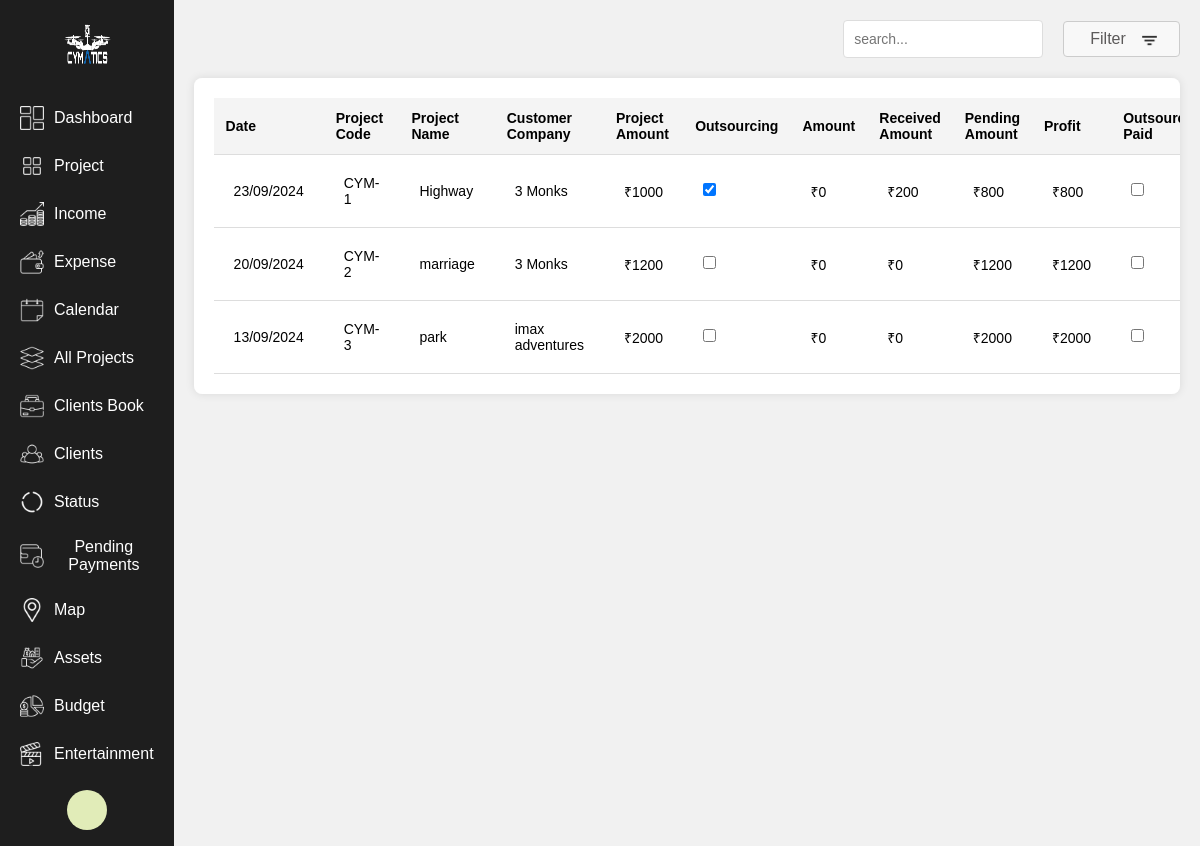
Page /allproject on the committed database.
### cymaticsapp/models.py (models this page shows, shortened)
class Project(models.Model):
    code = models.TextField(unique=True ,blank=True ,null=True)
    name = models.CharField(max_length=100,  blank=True)
    company = models.CharField(max_length=100, blank=True)
    type = models.CharField(max_length=50 , blank=True)
    status = models.CharField(max_length=50 ,blank=True)
    shoot_start_date = models.DateTimeField(blank=True , null=True)
    shoot_end_date = models.DateTimeField(blank=True ,null=True)
    amount = models.IntegerField(default=0)
    location = models.CharField(max_length=200 ,blank=True)
    latitude = models.FloatField(default=0.0)  # To store the latitude for the map
    longitude = models.FloatField(default=0.0)
    outsourcing = models.BooleanField(default=False)
    reference = models.TextField(blank=True)
    image = models.ImageField(upload_to='media' , blank=True)
    pending_amt = models.IntegerField(default= 0)
    received_amt = models.IntegerField(default=0)
    address = models.CharField(max_length=500,blank=True)
    map = models.CharField(max_length=200 ,blank=True)
    profit = models.IntegerField(default=0)
    rating = models.IntegerField(default=0)
    outsourcing_amt = models.IntegerField(default=0)
    out_for = models.CharField(max_length=100 , blank=True)
    out_client = models.CharField(max_length=100 ,blank=True)
    outsourcing_paid = models.BooleanField(default=False)
    client = models.ForeignKey(Client, on_delete=models.CASCADE , default=1)  # Assuming 1 is a valid Client ID

### cymaticsapp/views.py (the view, shortened to what this page needs)
# urls.py: path('allproject' , views.allproject , name="allproject"),
def allproject(request):
    query = request.POST.get('q', '')
    type_values = request.POST.get('type', '')
    status_values = request.POST.get('status', '')
    outsourcing_values = request.POST.get('outsourcing', '')
    pending_amnt_min = request.POST.get('pending_amnt_min','')
    pending_amnt_max = request.POST.get('pending_amnt_max', '')
    filters = Q()
    if status_values:
        status_list = status_values.split(',')
        filters &= Q(status__in=status_list)
    if type_values:
        type_list = type_values.split(',')
        filters &= Q(type__in=type_list)
    if outsourcing_values:
        outsourcing_list = outsourcing_values.split(',')
        filters &= Q(outsourcing__in=outsourcing_list)
    """
    # Apply multiple pending amount range filters
    pending_amnt_filters = Q()

    for min_val, max_val in zip(pending_amnt_min, pending_amnt_max):
        try:
            # Convert min/max values to float and apply the filter for each range
            if min_val and max_val:
                pending_amnt_min_val = float(min_val)
                pending_amnt_max_val = float(max_val)
                pending_amnt_filters |= Q(pending_amt_gte=pending_amnt_min_val, pending_amt_lte=pending_amnt_max_val)
        except ValueError:
            pass  # Handle invalid number format gracefully

    # Combine pending amount filters with other filters
    if pending_amnt_filters:
        filters &= pending_amnt_filters  """
    objs5 = Project.objects.filter(filters)
    project_expenses = []
    for project in objs5:
        total_expense = Expense.objects.filter(project_code=project).aggregate(total=Sum('amount'))['total'] or 0
        project_expenses.append({
            'project': project,
            'total_expense': total_expense
        })
    context = {
        'objs': objs5,
        'project_expenses': project_expenses,
        'query': query,
        'type': type_values,
        'status': status_values,
        'outsourcing': outsourcing_values,
        'pending_amnt_min': pending_amnt_min,
        'pending_amnt_max': pending_amnt_max
    }
    return render(request, 'allproject.html', context)

### templates/allproject.html (shortened to what this page needs)
{% load static %}
<!doctype html>
<html>
    <head>
        <link rel="stylesheet" href="https://cdnjs.cloudflare.com/ajax/libs/font-awesome/6.0.0/css/all.min.css">
    </head>
    <body>
        <div class="container">
            <aside class="sidebar">
                <div class="logo">
                  <img src="{% static './images/logowhite.png' %}" alt="logo" width="50" height="50">
                </div>
                <nav>
                    <ul>
                    <li class="menu-item"><a href="#"><img src="{% static 'images/dashboard.png' %}" class="menu-icon"><span class="menu-text">Dashboard</span></a></li>
                    <li class="menu-item"><a href="#"><img src="{% static 'images/project.png' %}" class="menu-icon"><span class="menu-text">Project</span></a></li>
                    <li class="menu-item"><a href="#"><img src="{% static 'images/income.png' %}" class="menu-icon"><span class="menu-text">Income</span></a></li>
                    <li class="menu-item"><a href="#"><img src="{% static 'images/expenses.png' %}" class="menu-icon"><span class="menu-text">Expense</span></a></li>
                    <li class="menu-item"><a href="#"><img src="{% static 'images/calendar.png' %}" class="menu-icon"><span class="menu-text">Calendar</span></a></li>
                    <li class="menu-item"><a href="#"><img src="{% static 'images/All projects.png' %}" class="menu-icon"><span class="menu-text">All Projects</span></a></li>
                    <li class="menu-item"><a href="#"><img src="{% static 'images/clientsbook.png' %}" class="menu-icon"><span class="menu-text">Clients Book</span></a></li>
                    <li class="menu-item"><a href="#"><img src="{% static 'images/Clients.png' %}" class="menu-icon"><span class="menu-text">Clients</span></a></li>
                    <li class="menu-item"><a href="#"><img src="{% static 'images/status.png' %}" class="menu-icon"><span class="menu-text">Status</span></a></li>
                    <li class="menu-item active"><a href="#"><img src="{% static 'images/pending.png' %}" class="menu-icon"><span class="menu-text">Pending Payments</span></a></li>
                    <li class="menu-item"><a href="#"><img src="{% static 'images/map.png' %}" class="menu-icon"><span class="menu-text">Map</span></a></li>
                    <li class="menu-item"><a href="#"><img src="{% static 'images/Assets.png' %}" class="menu-icon"><span class="menu-text">Assets</span></a></li>
                    <li class="menu-item"><a href="#"><img src="{% static 'images/budget.png' %}" class="menu-icon"><span class="menu-text">Budget</span></a></li>
                    <li class="menu-item"><a href="#"><img src="{% static 'images/Entertainment.png' %}" class="menu-icon"><span class="menu-text">Entertainment</span></a></li>
                </ul>
                </nav>
                <div class="profile-section" id="profileMenu">
                    <div class="user-icon" id="userIcon">
                  </div>
                  </div>
            </aside>
            <main class="main-content">
                <header class="header">
                    <div class="search-add">
<form method = "post" action ="{% url 'allproject' %}">
    <input type="text" name="q" placeholder="search..." , value="{{ query }}" ></div>
<button id="filter-btn" onclick="toggleFilterDropdown(event)" class="filter-btn">
    <span class="filter-text">Filter</span>
    <img src="{% static 'images/filter.png' %}" alt="Filter Icon" class="dropdown-icon">
</button>
</header>
<section class="income-table">
    <div class="table-container">
        <table>
            <thead>
                <tr>
                    <th>Date</th>
                    <th>Project Code</th>
                    <th>Project Name</th>
                    <th>Customer Company</th>
                    <th>Project Amount</th>
                    <th>Outsourcing</th>
                    <th>Amount</th>
                    <th>Received Amount</th>
                    <th>Pending Amount</th>
                    <th>Profit</th>
                    <th>Outsourcing Paid</th>
                </tr>
            </thead>
                <tbody>
                    {% for item in project_expenses %}
                    <tr>
                        <td><div class="editable" contenteditable="true" data-field="shoot_start_date" data-item-id="{{ item.project.id }}" data-type="datetime">{{ item.project.shoot_start_date|date:"d/m/Y" }}
                        </div></td>
                        <td><div class="editable" contenteditable="true" data-field="code" data-item-id="{{ item.project.id }}">{{item.project.code}}</div></td>
                        <td><div class="editable" contenteditable="true" data-field="name" data-item-id="{{ item.project.id }}">{{item.project.name}}</div></td>
                        <td><div class="editable" contenteditable="true" data-field="company" data-item-id="{{ item.project.id }}">{{ item.project.company }}</div></td>
                        <td><div class="editable" contenteditable="true" data-field="amount" data-item-id="{{ item.project.id }}" data-type="number">₹{{item.project.amount}}</div></td>
                        <td><div class="editable"><input type="checkbox" class="editable-checkbox" data-field="outsourcing" data-item-id="{{ item.project.id }}" {% if item.project.outsourcing %} checked {% endif %}></div></td>
                        <td><div class="editable" contenteditable="true" data-field="outsourcing_amt" data-item-id="{{ item.project.id }}" data-type="number">₹{{item.project.outsourcing_amt}}</div></td>
                        <td><div class="editable" contenteditable="true" data-field="received_amt" data-item-id="{{ item.project.id }}" data-type="number">₹{{item.project.received_amt}}</div></td>
                        <td><div class="editable" contenteditable="true" data-field="pending_amt" data-item-id="{{ item.project.id }}" data-type="number">₹{{item.project.pending_amt}}</div></td>
                        <td><div class="editable" contenteditable="true" data-field="profit" data-item-id="{{ item.project.id }}" data-type="number">₹{{item.project.profit}}</div></td>
                        <td><div class="editable"><input type="checkbox" class="editable-checkbox" data-field="outsourcing_paid" data-item-id="{{ item.project.id }}" {% if item.project.outsourcing_paid %} checked {% endif %}></div></td>
                    </tr>
                    {% endfor %}
                </tbody>
            </table>
        </div>
    </section>
</main>
</div>
</body>
</html>

### templates/allproject.html (style rules this page uses)
* { margin: 0; padding: 0; box-sizing: border-box; }
body { font-family: Arial, sans-serif; margin: 0; padding: 0; display: flex; height: 100vh; flex-direction: column; }
.container { display: flex; width: 100%; flex-grow: 1; }
.sidebar { background-color: #1e1e1e; color: white; width: 250px; display: flex; flex-direction: column; justify-content: flex-start; align-items: center; transition: width 0.3s; position: relative; }
.sidebar .logo { padding: 20px; text-align: center; }
.sidebar nav ul { list-style: none; padding: 0; width: 100%; text-align: center; }
.sidebar nav ul li { padding: 12px 20px; cursor: pointer; transition: background-color 0.3s, border-left 0.3s; display: flex; justify-content: flex-start; align-items: center; }
.sidebar nav ul li a { display: flex; align-items: center; text-decoration: none; color: white; width: 100%; font-family: Arial, sans-serif; }
.menu-icon { margin-right: 10px; width: 24px; height: 24px; }
.menu-text { transition: opacity 0.3s, visibility 0.3s; font-family: Arial, sans-serif; }
.main-content { flex-grow: 1; background-color: #f1f1f1; padding: 20px; overflow-y: auto; }
.profile-section { position: relative; padding: 12px 20px; cursor: pointer; transition: background-color 0.3s, border-left 0.3s; }
.user-icon { display: inline-flex; align-items: center; justify-content: center; background-color: #ddd; border-radius: 50%; width: 40px; height: 40px; font-size: 18px; color: #0e0e0e; background-color: #e1ecb8; }
.search-add input[type="text"] { padding: 10px; font-size: 14px; border: 1px solid #ddd; border-radius: 4px; }
.table-container { background-color: #fff; padding: 20px; box-shadow: 0px 0px 10px rgba(0, 0, 0, 0.1); border-radius: 8px; overflow-x: auto; }
table { width: 100%; border-collapse: collapse; font-size: 14px; }
table th, table td { padding: 12px; text-align: left; border-bottom: 1px solid #ddd; position: relative; }
table th { background-color: #f4f4f4; font-weight: bold; }
.editable { cursor: pointer; padding: 8px; width: 100%; box-sizing: border-box; }
.filter-btn { background-color: black; color: white; border: none; padding: 8px 16px; border-radius: 6px; cursor: pointer; }
.filter-btn { background-color: rgb(248, 248, 248); color: rgb(92, 90, 90); border: 1px solid #ccc; padding: 8px 16px; margin-left: 10px; border-radius: 4px; cursor: pointer; position: relative; padding-left: 10px; display: flex; justify-content: space-between; align-items: center; width: 130px; font-size: medium; font-style: normal; }
.filter-btn .filter-text { flex-grow: 1; margin-left: 10px; }
.filter-btn .dropdown-icon { margin-left: 10px; width: 15px; height: 15px; margin-top: 3px; }
.filter-btn img { width: 20px; height: 20px; vertical-align: middle; margin-right: 6px; margin-top: -2px; }
.header { display: flex; justify-content: space-between; align-items: center; margin-bottom: 20px; }
.search-add { display: flex; align-items: center; justify-content: flex-end; width: 100%; }
.search-add input { padding: 10px; border: 1px solid #ccc; border-radius: 5px; margin-right: 10px; width: 200px; }

### rows in the picture
Project: project.shoot_start_date "23/09/2024", project.code "CYM-1", project.name "Highway", project.company "3 Monks", project.amount "1000", outsourcing "☑", project.outsourcing_amt "0", project.received_amt "200", project.pending_amt "800", project.profit "800"
Project: project.shoot_start_date "20/09/2024", project.code "CYM-2", project.name "marriage", project.company "3 Monks", project.amount "1200", project.outsourcing_amt "0", project.received_amt "0", project.pending_amt "1200", project.profit "1200"
Project: project.shoot_start_date "13/09/2024", project.code "CYM-3", project.name "park", project.company "imax adventures", project.amount "2000", project.outsourcing_amt "0", project.received_amt "0", project.pending_amt "2000", project.profit "2000"
